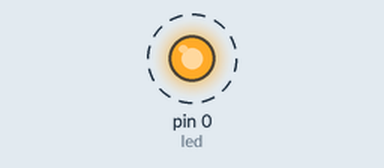
The program below on a simulated MicroPython board. On the bench: output pins drawn as LEDs (lit = HIGH). Dashed ring = blinking.

Above: at 0.5 s.
Timing chart, 0 to 4.6 s (numbered marks = the images above):
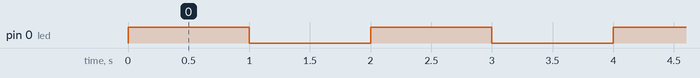

Measured:
- by itself, pin 0 (led): alternates HIGH for 1.0 s and LOW for 1.0 s

The program:

test.py
```python
from machine import Pin
import time
led = Pin(0, Pin.OUT)
while True:
    led.value(1)
    time.sleep(1)
    led.value(0)
    time.sleep(1)

from machine import UART
import time
uart = UART(0, 115200)
for i in range(8):
    uart.write(b'Hello, World!\n')
    time.sleep(1)
```
